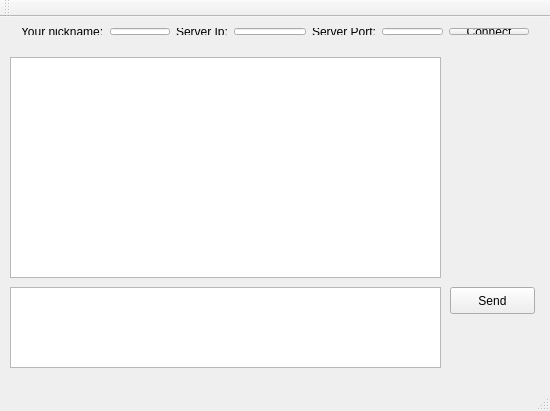
<?xml version="1.0" encoding="UTF-8"?>
<ui version="4.0">
 <class>MainWindow</class>
 <widget class="QMainWindow" name="MainWindow">
  <property name="geometry">
   <rect>
    <x>0</x>
    <y>0</y>
    <width>550</width>
    <height>411</height>
   </rect>
  </property>
  <property name="sizePolicy">
   <sizepolicy hsizetype="Fixed" vsizetype="Fixed">
    <horstretch>0</horstretch>
    <verstretch>0</verstretch>
   </sizepolicy>
  </property>
  <property name="maximumSize">
   <size>
    <width>550</width>
    <height>16777215</height>
   </size>
  </property>
  <property name="windowTitle">
   <string>QT TCP Chat Client</string>
  </property>
  <widget class="QWidget" name="centralWidget">
   <widget class="QTextEdit" name="IncomingText">
    <property name="enabled">
     <bool>true</bool>
    </property>
    <property name="geometry">
     <rect>
      <x>10</x>
      <y>40</y>
      <width>431</width>
      <height>221</height>
     </rect>
    </property>
    <property name="readOnly">
     <bool>true</bool>
    </property>
   </widget>
   <widget class="QTextEdit" name="EditedText">
    <property name="geometry">
     <rect>
      <x>10</x>
      <y>270</y>
      <width>431</width>
      <height>81</height>
     </rect>
    </property>
   </widget>
   <widget class="QPushButton" name="SendButton">
    <property name="geometry">
     <rect>
      <x>450</x>
      <y>270</y>
      <width>85</width>
      <height>27</height>
     </rect>
    </property>
    <property name="text">
     <string>Send</string>
    </property>
   </widget>
   <widget class="QWidget" name="layoutWidget">
    <property name="geometry">
     <rect>
      <x>10</x>
      <y>0</y>
      <width>530</width>
      <height>29</height>
     </rect>
    </property>
    <layout class="QHBoxLayout" name="horizontalLayout">
     <item>
      <widget class="QLabel" name="label">
       <property name="text">
        <string>Your nickname:</string>
       </property>
      </widget>
     </item>
     <item>
      <widget class="QLineEdit" name="NameField"/>
     </item>
     <item>
      <widget class="QLabel" name="label_2">
       <property name="text">
        <string>Server Ip:</string>
       </property>
      </widget>
     </item>
     <item>
      <widget class="QLineEdit" name="IpField">
       <property name="sizePolicy">
        <sizepolicy hsizetype="Fixed" vsizetype="Fixed">
         <horstretch>0</horstretch>
         <verstretch>0</verstretch>
        </sizepolicy>
       </property>
       <property name="minimumSize">
        <size>
         <width>72</width>
         <height>0</height>
        </size>
       </property>
      </widget>
     </item>
     <item>
      <widget class="QLabel" name="label_3">
       <property name="text">
        <string>Server Port:</string>
       </property>
      </widget>
     </item>
     <item>
      <widget class="QLineEdit" name="PortField"/>
     </item>
     <item>
      <widget class="QPushButton" name="ConnectButton">
       <property name="text">
        <string>Connect</string>
       </property>
       <property name="checkable">
        <bool>true</bool>
       </property>
      </widget>
     </item>
    </layout>
   </widget>
  </widget>
  <widget class="QMenuBar" name="menuBar">
   <property name="geometry">
    <rect>
     <x>0</x>
     <y>0</y>
     <width>550</width>
     <height>27</height>
    </rect>
   </property>
  </widget>
  <widget class="QToolBar" name="mainToolBar">
   <attribute name="toolBarArea">
    <enum>TopToolBarArea</enum>
   </attribute>
   <attribute name="toolBarBreak">
    <bool>false</bool>
   </attribute>
  </widget>
  <widget class="QStatusBar" name="statusBar"/>
 </widget>
 <layoutdefault spacing="6" margin="11"/>
 <resources/>
 <connections/>
</ui>
